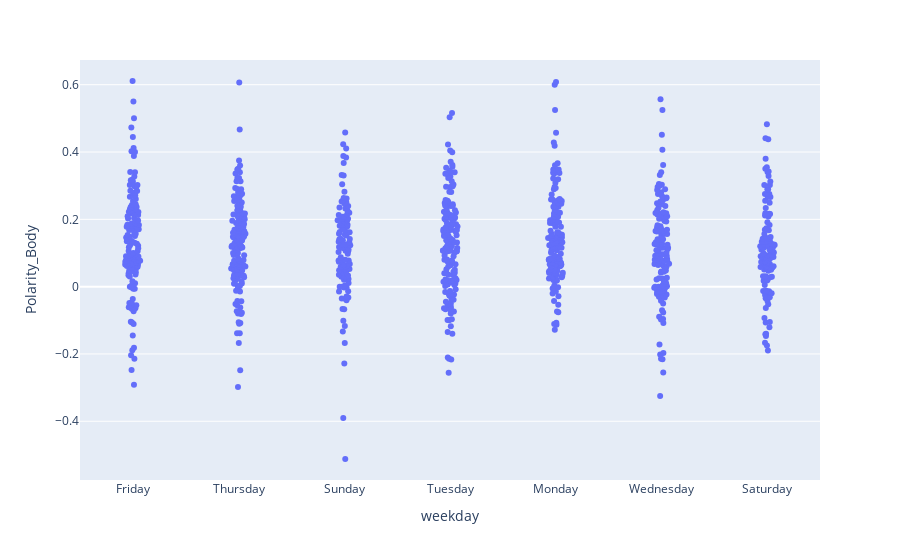

Here is the notebook cell this chart was saved with:
### Code cell
import plotly.express as px


fig = px.strip(data, x="weekday", y="Polarity_Body")
fig.show()

### Figure 1 — Plotly figure (JSON) as saved in the notebook; plotly's stock layout.template omitted (floating-point values rounded to 4 significant figures; data arrays with more than 128 entries replaced by an {"elided": "..."} marker saying what was removed)
{"data": [{"alignmentgroup": "True", "boxpoints": "all", "fillcolor": "rgba(255,255,255,0)", "hoveron": "points", "hovertemplate": "weekday=%{x}<br>Polarity_Body=%{y}<extra></extra>", "legendgroup": "", "line": {"color": "rgba(255,255,255,0)"}, "marker": {"color": "#636efa"}, "name": "", "offsetgroup": "", "orientation": "v", "pointpos": 0, "showlegend": false, "type": "box", "x": {"elided": "986 str values"}, "x0": " ", "xaxis": "x", "y": {"elided": "986 float values"}, "y0": " ", "yaxis": "y"}], "layout": {"boxmode": "group", "legend": {"tracegroupgap": 0}, "margin": {"t": 60}, "xaxis": {"anchor": "y", "domain": [0, 1], "title": {"text": "weekday"}}, "yaxis": {"anchor": "x", "domain": [0, 1], "title": {"text": "Polarity_Body"}}}}
